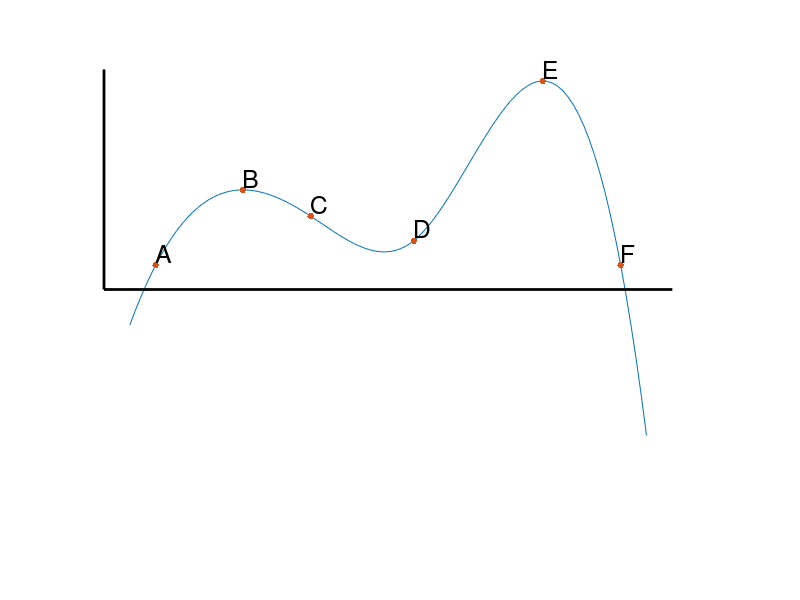
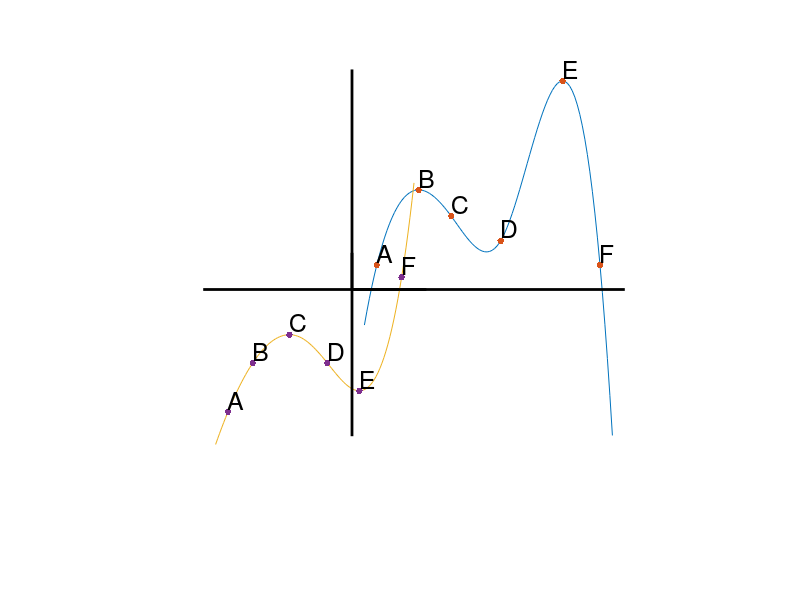
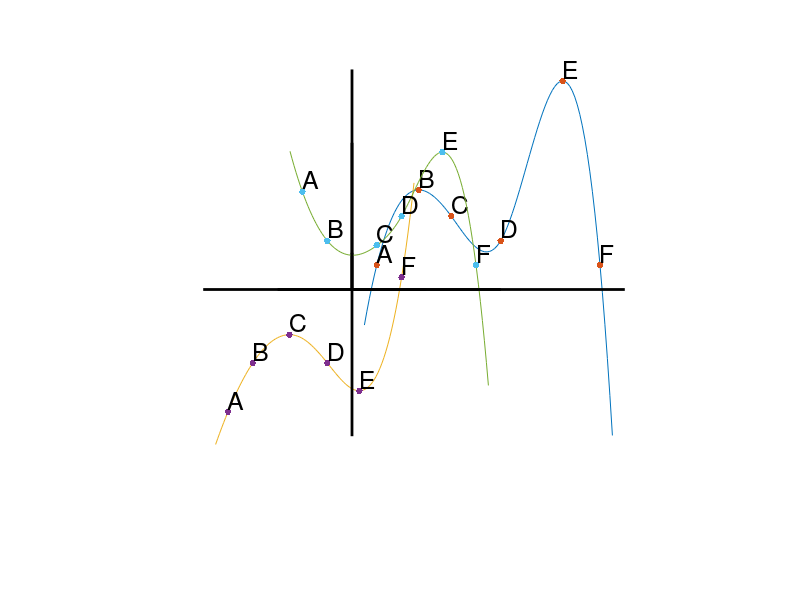
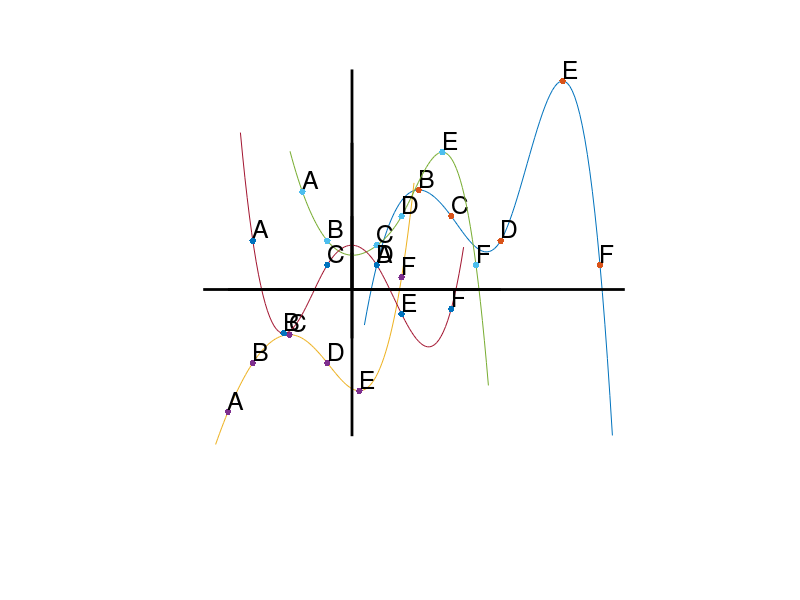

Write MATLAB code to recreate these figures, in order.
% Graphs for this unit
clc
close all;

pntlist = {'A', 'B', 'C', 'D', 'E', 'F'};
% q_001 -
x1 = [1, 3, 4, 6, 8, 10;
    -5, -4, -2, -1, 1, 2;
    -2, -1, 1, 2, 3, 5;
    -4, -2, -1, 1, 2, 4];
y1 = [1, 4, 3, 2, 8, 1;
    -5, -3, -2, -3, -3.5, 0.5;
    4, 2, 1.8, 3, 5, 1;
    2, -1, 1, 1, -1, -0.8];
for (vers = 1:size(x1,1))
    close all;
    xaxis = [min(x1(vers,:))-1, max(x1(vers,:))+1];
    yaxis = [min(y1(vers,:))-1, max(y1(vers,:))+1];
    xx = linspace(min(x1(vers,:))-0.5, max(x1(vers,:))+0.5);
    yy = spline(x1(vers,:), y1(vers,:), xx);
    plot(xx, yy);
    hold on;
    % Move some points to the nearest max
    fmin = @(x) spline(x1(vers,:), y1(vers,:), x);
    fmax = @(x) -1 * fmin(x);
    
    if (vers == 1)
        f = @(x) -1 * spline(x1(vers,:), y1(vers,:), x);
        [xm, ym] = fminbnd(fmax, 1, 3);
        x1(vers, 2) = xm;
        y1(vers,2) = -ym;
        [xm, ym] = fminbnd(fmax, 6, 10);
        x1(vers,5) = xm;
        y1(vers,5) = -ym;
    elseif (vers == 2)
        [xm, ym] = fminbnd(fmax, -4, -1);
        x1(vers, 3) = xm;
        y1(vers, 3) = -ym;
        [xm, ym] = fminbnd(fmin, -1, 2);
        x1(vers, 5) = xm;
        y1(vers, 5) = ym;
    elseif (vers == 3)
        [xm, ym] = fminbnd(fmax, 2, 5);
        x1(vers, 5) = xm;
        y1(vers, 5) = -ym;
    elseif (vers == 4)
        [xm, ym] = fminbnd(fmin, -4, -1);
        x1(vers, 2) = xm;
        y1(vers, 2) = ym;
        
    end
    
    plot(x1(vers, :), y1(vers, :), '.', 'Markersize', 15);
    for (i = 1:size(x1, 2))
        text(x1(vers, i), y1(vers, i)+0.5, pntlist{1,i}, 'fontsize', 18);
    end
    axis off;
    plot(xaxis, [0, 0], 'k', 'linewidth', 2);
    plot([0, 0], yaxis, 'k', 'linewidth', 2);
    print('-dpng', '-r60', sprintf('q_001_%d.png', vers));
end

% q_002 - secant and slopes
for (vers = 1:4)
    close all;
    x = linspace(0, 6);
    if (vers == 1)
        y = 6-(x-4).^2*(5/16);        
    elseif (vers == 2)
        y = 3+(x-2).^2*(5/16);
    elseif (vers == 3)
        y = 6-(x-2).^2*(5/16);
    else 
        y = 3+(x-4).^2*(5/16);
    end
    plot(x, y);
    xlabel('t', 'Fontsize', 18);
    ylabel('Dist', 'Fontsize', 18);
    grid on;
    axis equal;
    print('-dpng', '-r60', sprintf('q_002_%d.png', vers));
end


